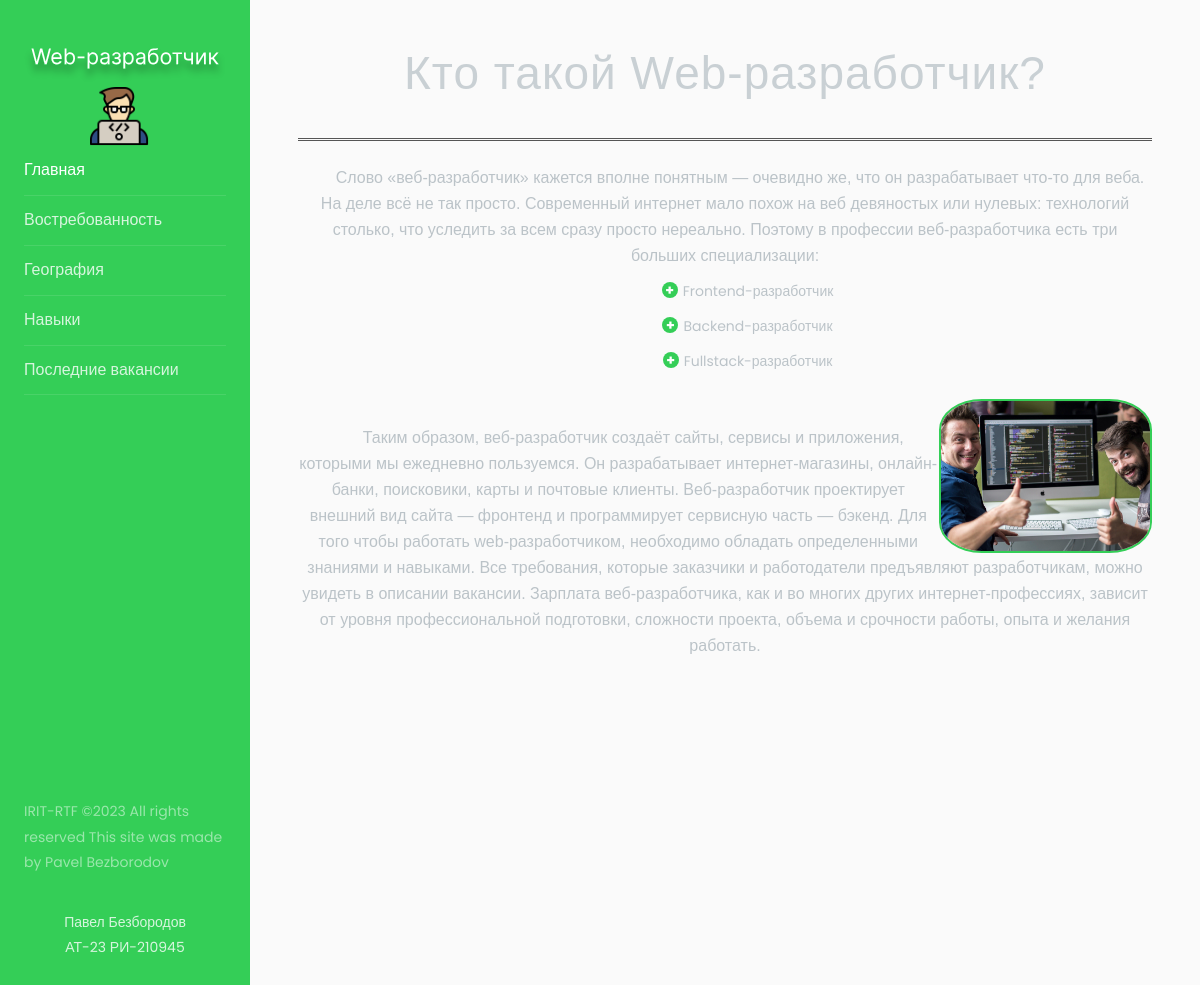
The page / on the database its author committed.
### web/models.py (models this page shows)
class Navigation(models.Model):
    title = models.FileField(upload_to='photos/%Y/%m/%d', blank = False, verbose_name='Заголовок в SVG формате')
    logo_field = models.ImageField(upload_to='photos/%Y/%m/%d', blank=False, verbose_name='Логотип')
    first_menu = models.TextField(blank=False, verbose_name='Первый пункт меню', max_length=25)
    second_menu = models.TextField(blank=False, verbose_name='Второй пункт меню', max_length=25)
    thierd_menu = models.TextField(blank=False, verbose_name='Третий пункт меню', max_length=25)
    fourth_menu = models.TextField(blank=False, verbose_name='Четвертый пункт меню',max_length=25)
    fifth_menu = models.TextField(blank=False, verbose_name='Пятый пункт меню', max_length=25)
    all_rights = models.TextField(blank=False, verbose_name='Организация', max_length=255)
    author = models.TextField(blank=False, verbose_name='Автор', max_length=50)

class MainPageInfo(models.Model):
    title = models.CharField(max_length=255, verbose_name='Заголовок страницы')
    content = models.TextField(blank=True, verbose_name='Описание профессии')
    photo = models.ImageField(upload_to='photos/%Y/%m/%d', blank=False, verbose_name='Фото')
    photo_description = models.TextField(blank=True, verbose_name='Описание фото')

### web/views.py (the view)
# urls.py: 2. Add a URL to urlpatterns:  path('', views.home, name='home')
def home(request):
    home_results = MainPageInfo.objects.all();
    navigation_results_hone = Navigation.objects.all();
    context_home = {'home_results': home_results, 'navigation_results_hone': navigation_results_hone}
    return render(request, 'index.html', context_home)

### templates/index.html (shortened to what this page needs)
<!doctype html>
<html lang="ru">
{% load static %}
<head>
    <link rel="stylesheet" href="https://stackpath.bootstrapcdn.com/font-awesome/4.7.0/css/font-awesome.min.css">
    <link rel="stylesheet" type="text/css" href=" {% static '/css/style.css' %} ">
</head>
<body id="bg" style="background-image: url('{% static "media/back.png" %}')" ;>
<div class="wrapper d-flex align-items-stretch">
    {% for nav in navigation_results_hone %}
        <nav id="sidebar">
            <div class="p-4 pt-5">
                <img class="notice" src="{{ nav.title.url }}" alt="">
                <ul class="list-unstyled components mb-5">
                    <a href="/"><img class="imgsize" src="{{ nav.logo_field.url }}" alt=""></a>
                    <li class="active">
                        <a href="/">{{ nav.first_menu }}</a>
                    </li>
                    <li>
                        <a href="{% url 'demand' %}">{{ nav.second_menu }}</a>
                    </li>
                    <li>
                        <a href="{% url 'geography' %}">{{ nav.thierd_menu }}</a>
                    </li>
                    <li>
                        <a href="{% url 'skills' %}">{{ nav.fourth_menu }}</a>
                    </li>
                    <li>
                        <a href="{% url 'last_vacancies' %}">{{ nav.fifth_menu }}</a>
                    </li>
                </ul>
                <div class="footer">
                    <p>
                        {{ nav.all_rights|safe }}
                    </p>
                    <p id="name" class="info">{{ nav.author|safe }}</p>
                </div>
            </div>
        </nav>
    {% endfor %}
    <div id="content" class="p-4 p-md-5 pt-5">
        {% for item in home_results %}
            <h2 class="mb-4">{{ item.title }}</h2>
            {{ item.content|safe }}
            <div id="senya">
                <img id="main_photo" src="{{ item.photo.url }}" alt="">
                {{ item.photo_description|safe }}
            </div>
        {% endfor %}
    </div>
</div>
</body>
</html>

### rows shown on the page
Navigation: title (picture), logo_field (picture), first_menu "Главная", second_menu "Востребованность", thierd_menu "География", fourth_menu "Навыки", fifth_menu "Последние вакансии", all_rights "IRIT-RTF © All rights reserved This site was made by Pavel Bezborodov", author "Павел Безбородов АТ-23 РИ-210945"
MainPageInfo: title "Кто такой Web-разработчик?", content "Слово «веб-разработчик» кажется вполне понятным — очевидно же, что он разрабатывает что-то для веба. На деле всё не так просто. Современный интернет мало похож на веб девяностых или нулевых: технологий столько, что уследить за всем сразу просто нереально. Поэтому в профессии веб-разработчика есть три больших специализации: Frontend-разработчик Backend-разработчик Fullstack-разработчик", photo (picture), photo_description "Таким образом, веб-разработчик создаёт сайты, сервисы и приложения, которыми мы ежедневно пользуемся. Он разрабатывает интернет-магазины, онлайн-банки, поисковики, карты и почтовые клиенты. Веб-разработчик проектирует внешний вид сайта — фронтенд и программирует сервисную часть — бэкенд. Для того чтобы работать web-разработчиком, необходимо обладать определенными знаниями и навыками. Все требования, которые заказчики и работодатели предъявляют разработчикам, можно увидеть в описании вакансии. Зарплата веб-разработчика, как и во многих других интернет-профессиях, зависит от уровня профессиональной подготовки, сложности проекта, объема и срочности работы, опыта и желания работать."
